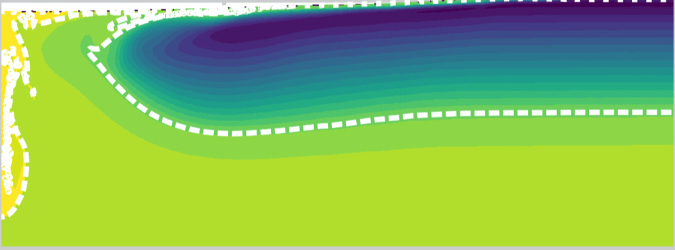
#> input picture jpl_croppped.jpeg, 675 x 250 px
$ python image-digitizer.py
#> lines starting #> are read from the running program, lines starting #| are printed output that depends on the picture; after the words box and inside, x2 and y2 are one past the last pixel; in counts of white or black regions, pixels touching at a corner belong together
#!/usr/bin/env python3
# -*- coding: utf-8 -*-
"""
Created on Thu Aug 10 08:39:07 2023

@author: afzal-admin
"""
import numpy as np
import matplotlib.pyplot as plt
from skimage import color
from skimage import io
from matplotlib import cm
from scipy.interpolate import interp2d, RegularGridInterpolator
import scipy.io as sio

image = plt.imread('./jpl_croppped.jpeg')
#> image is the input picture: shape (250, 675, 3); mean R, G, B 133.6, 184.1, 93.3

cmap_viridis = cm.get_cmap('viridis')


cmap_greys = cm.get_cmap('gray')


numbers = np.transpose([np.linspace(0,1,256)])
T_min = 90 #Minimum temperature [K]
T_max = 273.16 #Minimum temperature [K]

#getting the scales out
cmap_viridis_disc = (cmap_viridis(numbers))[:,0,0:3]
cmap_greys_disc   = (cmap_greys(numbers))[:,0,0]

T_disc   = T_min + (T_max - T_min) * (cmap_greys(numbers))[:,0,0]   #Temperature conversion [K]

#making one to one connection ~ Linear Algebra
conversion = np.linalg.inv(cmap_viridis_disc.T @ cmap_viridis_disc) @ cmap_viridis_disc.T  @ cmap_greys_disc

#converting image to grayscale
image_rescale = image/255

phi = image_rescale[:,:,0]

phi[phi<0.9] = 0
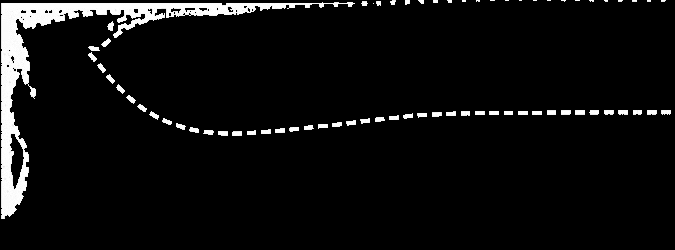
#> phi: shape (250, 675) float64; min 0, max 1, mean 0.057
phi[phi>=0.9] = 1
#> phi: shape (250, 675) float64; values 0 (black) and 1 (white), 5.8% white; 70 white regions (19 under 20 px), largest, box (x1, y1, x2, y2) and area: (1, 2, 355, 219) 7542, (575, 110, 585, 115) 50, (561, 110, 571, 115) 49
#image_rescale[image_rescale>1-1e-10] = #p.nan  #Getting rid of white lines

#summing the numbers
grayscale_image = 255*(conversion[0] * image_rescale[:,:,0] + conversion[1] * image_rescale[:,:,1] + conversion[2] * image_rescale[:,:,2])
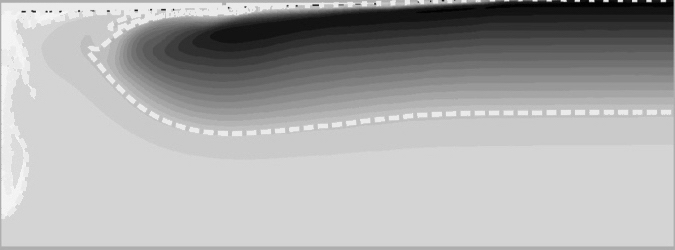
#> grayscale_image: shape (250, 675) float64; min -13.56, max 259, mean 170.4; drawn with min black and max white

X = np.linspace(0,60e3,grayscale_image.shape[1])  #radius in meters
#> X = 675 values from 0 to 60000
Y = np.linspace(20e3,0,grayscale_image.shape[0])   #height in meters

x, y = np.meshgrid(X, Y)

plt.imshow(grayscale_image, cmap='gray', vmin=0, vmax=255)


#Reducing the image size
compression_factor = 4
reduce_image = grayscale_image[::compression_factor,::2*compression_factor]
X_reduced = x[::compression_factor,::2*compression_factor]  #radius in meters
Y_reduced = y[::compression_factor,::2*compression_factor]  #height in meters

#melt fraction
phi = reduce_image/255
#> phi: shape (63, 85) float64
phi[X_reduced >6.96e3] = 0.0 #Brute forcing
phi[phi<0.9] = 0
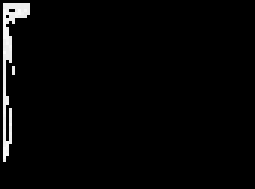
#> phi: shape (63, 85) float64 (shown 3 times larger); min 0, max 0.983, mean 0.0241
phi[phi>=0.9] = 1
#> phi: shape (63, 85) float64; values 0 (black) and 1 (white), 2.6% white in thin lines or dots, all inside (x1, y1, x2, y2) = (1, 1, 10, 54)

#Temperature [K]
Tdata = T_min + (T_max-T_min)*reduce_image/255


#Plotting

plt.figure()
plt.contourf(X_reduced,Y_reduced,reduce_image,cmap='gray')
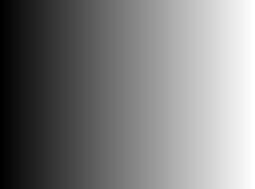
#> X_reduced: shape (63, 85) float64 (shown 3 times larger); min 0, max 59822, mean 29911; drawn with min black and max white
plt.colorbar()

plt.figure()
plt.contourf(X_reduced,Y_reduced,Tdata,cmap='Reds', level=100,vmin=T_min,vmax=T_max)
plt.colorbar()

plt.figure()
plt.contourf(X_reduced,Y_reduced,phi,cmap='Blues', level=100,vmin=0,vmax=1)
plt.colorbar()


matlab_data = dict(phidata=phi,Xdata=X_reduced,Ydata=Y_reduced,Tdata=Tdata)
#> matlab_data = 4 items
sio.savemat('data_dump.mat', matlab_data)
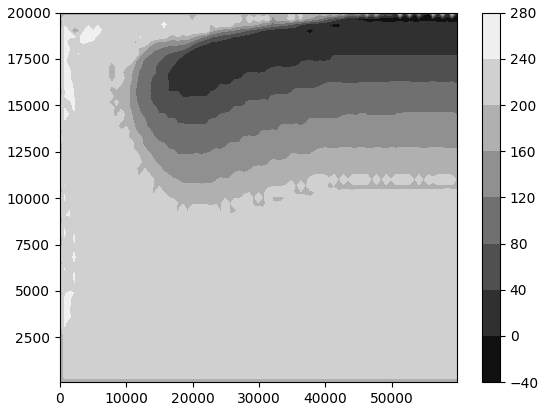
#> figure drawn by matplotlib, 2 panels
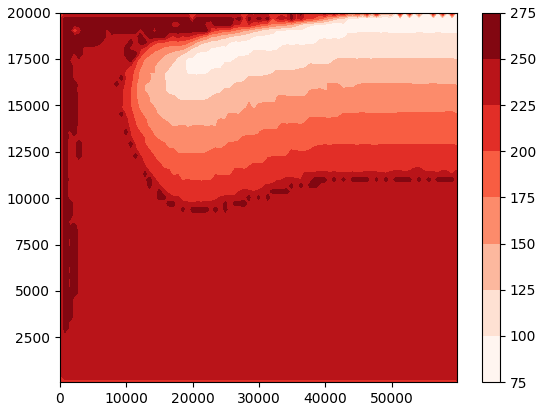
#> figure drawn by matplotlib, 2 panels
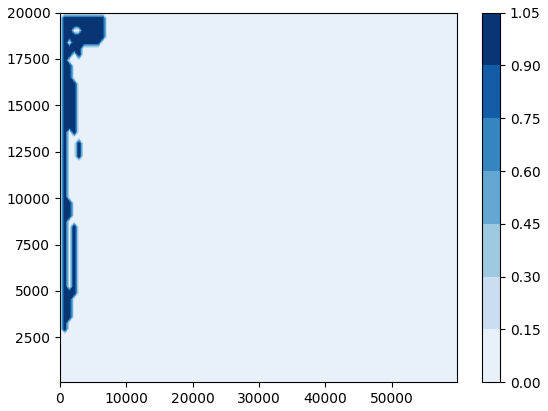
#> figure drawn by matplotlib, 2 panels
